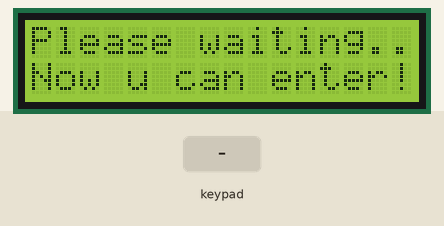
Simulated run of this sketch. Board: Arduino Uno, built with avr-gcc and run on an emulated ATmega328P. Shown: 16×2 character LCD. The test bench sets the inputs (shaded band). What the sketch prints to the serial monitor is not drawn.

Above: at 1.2 s.
4.4 s: keypad keys 7 + 5 = pressed 0.4 s apart
At 6.7 s:
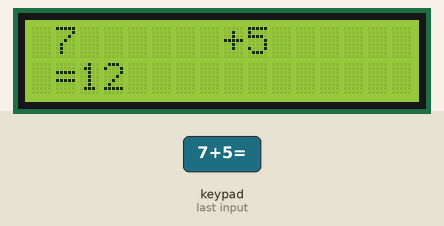
7.5 s: key '/' pressed
At 8.3 s:
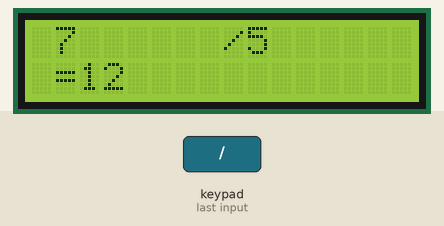
9.0 s: key '1' pressed
At 10.2 s:
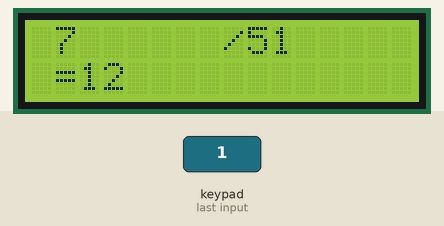
10.5 s: keypad keys 1 1 1 0 9 8 pressed 0.4 s apart
At 13.3 s:
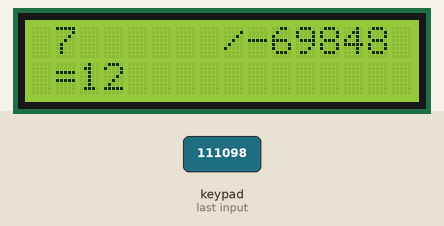
14.4 s: key 'c' pressed
At 15.6 s:
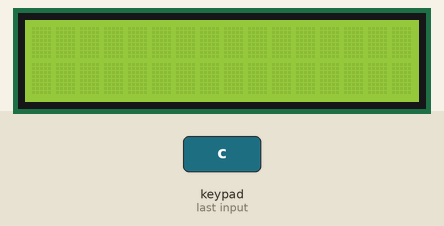
15.9 s: keypad keys 6 * 7 = pressed 0.4 s apart
At 18.0 s:
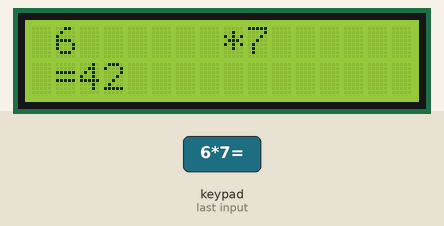
Timing chart, 0 to 19.5 s (numbered marks = the images above; inputs shaded):
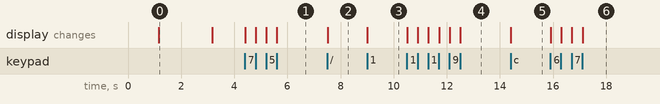

Measured:
- after the input at 4.4 s, the display: first changes at once (image 1 shows a later state)
- after the input at 7.5 s, the display: changes at once (image 2)
- after the input at 9.0 s, the display: changes at once (image 3)
- after the input at 10.5 s, the display: first changes at once (image 4 shows a later state)
- after the input at 14.4 s, the display: changes at once (image 5)
- after the input at 15.9 s, the display: first changes at once (image 6 shows a later state)
- what the display in image 0 shows lasts 2.0 s, from 1.2 s to 3.2 s

The sketch:

calculator.ino
```cpp
#include <Key.h>
#include <Keypad.h>
#include <Wire.h>
#include <LiquidCrystal_I2C.h>
LiquidCrystal_I2C lcd(0x27, 16, 2);
const byte ROWS = 4;
const byte COLS = 4;
byte rowPins[ROWS] = {11, 10, 9, 8}; // 按键端口号
byte colPins[COLS] = {7, 6, 5, 4};   // 按键端口号
char keys[ROWS][COLS] = {            // 按键编码
    {'1', '2', '3', '/'},
    {'4', '5', '6', '*'},
    {'7', '8', '9', '-'},
    {'c', '0', '=', '+'}};
Keypad myKeypad = Keypad(makeKeymap(keys), rowPins, colPins, ROWS, COLS);

void setup()
{
  // TODO: put your setup code here, to run once:
  Wire.begin(400); // IIC 总线启动
  lcd.init();
  lcd.backlight();
  lcd.begin(16, 2, 0); // 例程中没有，不可省略，否者第二行无法显示----------------------------------------------

  Serial.begin(9600);
  while (Serial.read() >= 0)
  {
  } // clear serialbuffer
  Serial.println("Serial Test ... ...");

  lcd.setCursor(0, 0);
  lcd.print("Please waiting..");
  delay(1000);
  lcd.setCursor(0, 1); // 0-列、1-行
  lcd.print("Now u can enter!");
  delay(2000);
  lcd.clear();
  // lcd.begin(16,2,0);
}

boolean firstNumState = true; // 判断true输入第一个数，还是false第二个数
float firstNum = 0.0;         // 用于接收键盘输入的第一个数
String key_String = "";       // 用于接收键盘输入字符串，将用于转换成数字
int dispNum = 0;              // 用于输出不含小数位的数
float secondNum = 0.0;        // 用于接收键盘输入的第二个数
float result = 0.0;           // 用于运算结果
char operatr = ' ';           // 用于接收键盘输入的运算符
void loop()
{
  // TODO: put your main code here, to run repeatedly:

  char newKey = myKeypad.getKey();

  if (newKey != NO_KEY && (newKey == '1' || newKey == '2' || newKey == '3' || newKey == '4' || newKey == '5' || newKey == '6' || newKey == '7' || newKey == '8' || newKey == '9' || newKey == '0'))
  {
    if (firstNumState == true)
    {
      key_String = newKey;
      firstNum = firstNum * 10 + key_String.toFloat(); // 将连续输入的单个数字转换成一个完整的数
      dispNum = firstNum;
      Serial.print(newKey);
      lcd.setCursor(1, 0); // 在第一排前半部打印第一个数
      lcd.print(dispNum);  // 直接打印float会有小数点，而键盘输入时没有小数点，所以用一个整数来接收再打印
      dispNum = 0;
      key_String = "";
    }
    else
    {

      key_String = newKey;
      secondNum = secondNum * 10 + key_String.toFloat(); // 将连续输入的单个数字转换成一个完整的数
      dispNum = secondNum;
      Serial.print(newKey);
      lcd.setCursor(9, 0); // 在第二排前半部打印第二个数
      lcd.print(dispNum);
      dispNum = 0;
      key_String = "";
    }
  }
  if (newKey != NO_KEY && (newKey == '+' || newKey == '-' || newKey == '*' || newKey == '/'))
  {
    if (firstNumState == true)
    {
      operatr = newKey;
      firstNumState = false;
      Serial.print(newKey);
      lcd.setCursor(8, 0); // 在第一排前中间打印操作符
      lcd.print(operatr);
    }
  }
  if (newKey != NO_KEY && newKey == '=')
  {
    if (operatr == '+')
    {
      result = firstNum + secondNum;
    }
    if (operatr == '-')
    {
      result = firstNum - secondNum;
    }
    if (operatr == '*')
    {
      result = firstNum * secondNum;
    }
    if (operatr == '/')
    {
      result = firstNum / secondNum;
    }
    Serial.print(newKey);
    dispNum = result;

    lcd.setCursor(1, 1); // 在第二排打印输出结果
    lcd.print("=");
    if (operatr == '/')
    {
      lcd.print(result); // 产生小数位则打印float类型的数字
      Serial.println(result);
    }
    else
    {
      lcd.print(dispNum); // 不产生小数位则打印int类型的数字
      Serial.println(dispNum);
    }

    firstNumState = true;
    dispNum = 0;
  }

  if (newKey != NO_KEY && newKey == 'c')
  {
    firstNum = 0;
    secondNum = 0;
    result = 0;
    operatr = ' ';
    firstNumState = true;
    Serial.println(newKey);
    lcd.clear();
  }
}
```
